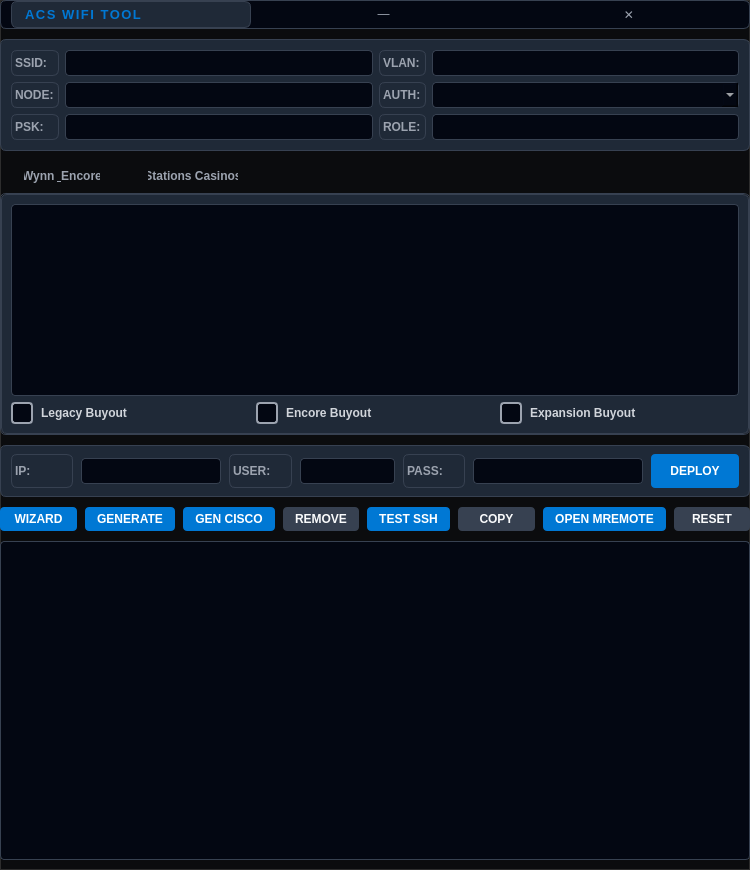
<?xml version="1.0" encoding="UTF-8"?>
<ui version="4.0">
  <class>ACS_Wynn_BuilderClass</class>
  <widget class="QMainWindow" name="ACS_Wynn_BuilderClass">
    <property name="geometry">
      <rect>
        <x>0</x>
        <y>0</y>
        <width>750</width>
        <height>870</height>
      </rect>
    </property>
    <property name="windowTitle">
      <string>ACS Wifi Tool</string>
    </property>
    <property name="styleSheet">
      <string notr="true">
        /* ========================================================
        ENTERPRISE MULTI-THEME BASE (REFINED VISIBILITY)
        ======================================================== */

        QMainWindow, QWidget#centralWidget { background-color: #0B0C0E; border: 1px solid #2D2D2D; }

        #titleBar { background-color: #030712; border-bottom: 1px solid #374151; }
        #titleLabel { color: #0078D4; font-family: 'Segoe UI Variable', 'Segoe UI'; font-size: 13px; font-weight: 700; letter-spacing: 1.5px; padding-left: 10px; }
        #titleBar QPushButton { background-color: transparent; border: none; padding: 6px 14px; color: #9CA3AF; }
        #titleBar QPushButton:hover { background-color: #374151; color: #FFFFFF; }
        #btn_close:hover { background-color: #EF4444; color: #FFFFFF; }

        QLabel { color: #9CA3AF; font-family: 'Segoe UI Variable'; font-size: 12px; font-weight: 600; background: transparent; }

        QFrame { background-color: #1F2937; border: 1px solid #374151; border-radius: 6px; }

        QLineEdit, QPlainTextEdit, QTreeWidget, QListWidget, QComboBox {
        background-color: #030712; border: 1px solid #374151; border-radius: 4px;
        color: #F9FAFB; padding: 4px 8px; font-family: 'Consolas', 'Segoe UI'; font-size: 12px;
        outline: none;
        }
        QLineEdit:focus, QPlainTextEdit:focus { border: 1px solid #0078D4; }

        /* CHECKBOX VISIBILITY */
        QCheckBox {
        color: #D1D5DB;
        font-family: 'Segoe UI';
        font-size: 12px;
        font-weight: 500;
        spacing: 8px;
        background: transparent;
        outline: none;
        }
        QCheckBox::indicator {
        width: 18px; height: 18px;
        border-radius: 4px;
        border: 2px solid #9CA3AF;
        background-color: #030712;
        }
        QCheckBox::indicator:hover {
        border: 2px solid #0078D4;
        background-color: #111827;
        }
        QCheckBox::indicator:checked {
        background-color: #0078D4;
        border: 2px solid #0078D4;
        }

        QPushButton#btn_wizard, QPushButton#btn_generate, QPushButton#btn_generate_cisco, QPushButton#btn_test_ssh, QPushButton#btn_open_mremote, QPushButton#btn_deploy {
        background-color: #0078D4; color: #FFFFFF; font-weight: 700;
        border: none; border-radius: 4px; padding: 5px 12px;
        }
        QPushButton#btn_wizard:hover, QPushButton#btn_generate:hover, QPushButton#btn_generate_cisco:hover, QPushButton#btn_test_ssh:hover, QPushButton#btn_open_mremote:hover, QPushButton#btn_deploy:hover {
        background-color: #0086F0;
        }
        QPushButton#btn_deploy:disabled, QPushButton#btn_test_ssh:disabled, QPushButton#btn_open_mremote:disabled { background-color: #374151; color: #6B7280; }

        QPushButton#btn_remove, QPushButton#btn_copy, QPushButton#btn_reset {
        background-color: #374151; color: #F9FAFB; font-weight: 600; border-radius: 4px; padding: 5px 12px;
        }
        QPushButton#btn_remove:hover { background-color: #EF4444; }

        QTabWidget::pane { border: 1px solid #374151; border-radius: 6px; background: transparent; top: 0px; }
        QTabBar::tab { background-color: transparent; color: #9CA3AF; padding: 8px 24px; font-weight: 600; border-bottom: 2px solid transparent; }

        QStatusBar { color: #60A5FA; background-color: #030712; border-top: 1px solid #374151; font-weight: 600; }
      </string>
    </property>
    <widget class="QWidget" name="centralWidget">
      <layout class="QVBoxLayout" name="mainLayout">
        <property name="spacing">
          <number>10</number>
        </property>
        <property name="leftMargin">
          <number>0</number>
        </property>
        <property name="topMargin">
          <number>0</number>
        </property>
        <property name="rightMargin">
          <number>0</number>
        </property>
        <property name="bottomMargin">
          <number>10</number>
        </property>

        <!-- TITLE BAR -->
        <item>
          <widget class="QFrame" name="titleBar">
            <property name="minimumSize">
              <size>
                <width>0</width>
                <height>0</height>
              </size>
            </property>
            <layout class="QHBoxLayout" name="horizontalLayoutTitle">
              <property name="leftMargin">
                <number>10</number>
              </property>
              <property name="topMargin">
                <number>0</number>
              </property>
              <property name="rightMargin">
                <number>0</number>
              </property>
              <property name="bottomMargin">
                <number>0</number>
              </property>
              <item>
                <widget class="QLabel" name="titleLabel">
                  <property name="text">
                    <string>ACS WIFI TOOL</string>
                  </property>
                </widget>
              </item>
              <item>
                <spacer name="horizontalSpacer">
                  <property name="orientation">
                    <enum>Qt::Horizontal</enum>
                  </property>
                </spacer>
              </item>
              <item>
                <widget class="QPushButton" name="btn_minimize">
                  <property name="text">
                    <string>—</string>
                  </property>
                </widget>
              </item>
              <item>
                <widget class="QPushButton" name="btn_close">
                  <property name="text">
                    <string>✕</string>
                  </property>
                </widget>
              </item>
            </layout>
          </widget>
        </item>

        <!-- NETWORK CARD: SSID / VLAN / NODE / AUTH / PSK / ROLE -->
        <item>
          <widget class="QFrame" name="card1">
            <layout class="QGridLayout" name="gridLayout1">
              <property name="leftMargin">
                <number>10</number>
              </property>
              <property name="topMargin">
                <number>10</number>
              </property>
              <property name="rightMargin">
                <number>10</number>
              </property>
              <property name="bottomMargin">
                <number>10</number>
              </property>
              <item row="0" column="0">
                <widget class="QLabel" name="label_ssid">
                  <property name="text">
                    <string>SSID:</string>
                  </property>
                </widget>
              </item>
              <item row="0" column="1">
                <widget class="QLineEdit" name="entry_essid"/>
              </item>
              <item row="0" column="2">
                <widget class="QLabel" name="label_vlan">
                  <property name="text">
                    <string>VLAN:</string>
                  </property>
                </widget>
              </item>
              <item row="0" column="3">
                <widget class="QLineEdit" name="entry_vlan"/>
              </item>
              <item row="1" column="0">
                <widget class="QLabel" name="label_path">
                  <property name="text">
                    <string>NODE:</string>
                  </property>
                </widget>
              </item>
              <item row="1" column="1">
                <widget class="QLineEdit" name="entry_path">
                  <property name="readOnly">
                    <bool>true</bool>
                  </property>
                </widget>
              </item>
              <item row="1" column="2">
                <widget class="QLabel" name="label_auth">
                  <property name="text">
                    <string>AUTH:</string>
                  </property>
                </widget>
              </item>
              <item row="1" column="3">
                <widget class="QComboBox" name="combo_auth"/>
              </item>
              <item row="2" column="0">
                <widget class="QLabel" name="label_psk">
                  <property name="text">
                    <string>PSK:</string>
                  </property>
                </widget>
              </item>
              <item row="2" column="1">
                <widget class="QLineEdit" name="entry_psk"/>
              </item>
              <item row="2" column="2">
                <widget class="QLabel" name="label_role">
                  <property name="text">
                    <string>ROLE:</string>
                  </property>
                </widget>
              </item>
              <item row="2" column="3">
                <widget class="QLineEdit" name="entry_role"/>
              </item>
            </layout>
          </widget>
        </item>

        <!-- SITE TABS -->
        <item>
          <widget class="QTabWidget" name="siteTabs">
            <widget class="QWidget" name="tabWynn">
              <attribute name="title">
                <string>Wynn &amp; Encore</string>
              </attribute>
              <layout class="QVBoxLayout" name="verticalLayoutWynn">
                <item>
                  <widget class="QListWidget" name="list_wynn_aps">
                    <property name="minimumSize">
                      <size>
                        <width>0</width>
                        <height>90</height>
                      </size>
                    </property>
                  </widget>
                </item>
                <item>
                  <layout class="QHBoxLayout" name="wynnCheckLayout">
                    <item>
                      <widget class="QCheckBox" name="chk_wynn_legacy">
                        <property name="text">
                          <string>Legacy Buyout</string>
                        </property>
                      </widget>
                    </item>
                    <item>
                      <widget class="QCheckBox" name="chk_encore_conv">
                        <property name="text">
                          <string>Encore Buyout</string>
                        </property>
                      </widget>
                    </item>
                    <item>
                      <widget class="QCheckBox" name="chk_wynn_exp">
                        <property name="text">
                          <string>Expansion Buyout</string>
                        </property>
                      </widget>
                    </item>
                  </layout>
                </item>
              </layout>
            </widget>
            <widget class="QWidget" name="tabStations">
              <attribute name="title">
                <string>Stations Casinos</string>
              </attribute>
              <layout class="QVBoxLayout" name="verticalLayoutStations">
                <item>
                  <widget class="QListWidget" name="list_stations_aps">
                    <property name="minimumSize">
                      <size>
                        <width>0</width>
                        <height>90</height>
                      </size>
                    </property>
                  </widget>
                </item>
                <item>
                  <layout class="QHBoxLayout" name="statCheckLayout">
                    <item>
                      <widget class="QCheckBox" name="chk_s_redrock">
                        <property name="text">
                          <string>Red Rock Buyout</string>
                        </property>
                      </widget>
                    </item>
                    <item>
                      <widget class="QCheckBox" name="chk_s_gvr">
                        <property name="text">
                          <string>GVR Buyout</string>
                        </property>
                      </widget>
                    </item>
                    <item>
                      <widget class="QCheckBox" name="chk_s_durango">
                        <property name="text">
                          <string>Durango Buyout</string>
                        </property>
                      </widget>
                    </item>
                  </layout>
                </item>
              </layout>
            </widget>
          </widget>
        </item>

        <!--
          SSH CARD — FIX (UI/UX): Restructured from a single cramped QHBoxLayout
          to a QGridLayout with two rows. Each field now has enough horizontal space
          to display its content without truncation at 750px window width.

          Row 0: [IP label] [IP field]   [USER label] [USER field]
          Row 1: [PASS label] [PASS field (colspan 1)] [DEPLOY button (colspan 1, right-aligned)]
        -->
        <item>
          <widget class="QFrame" name="card4">
            <layout class="QGridLayout" name="gridLayoutSSH">
              <property name="leftMargin">
                <number>10</number>
              </property>
              <property name="topMargin">
                <number>8</number>
              </property>
              <property name="rightMargin">
                <number>10</number>
              </property>
              <property name="bottomMargin">
                <number>8</number>
              </property>
              <property name="horizontalSpacing">
                <number>8</number>
              </property>
              <property name="verticalSpacing">
                <number>6</number>
              </property>

              <!-- Single row: IP + User + Pass + Deploy -->
              <item row="0" column="0">
                <widget class="QLabel" name="label_ip">
                  <property name="text">
                    <string>IP:</string>
                  </property>
                  <property name="minimumSize">
                    <size>
                      <width>40</width>
                      <height>0</height>
                    </size>
                  </property>
                </widget>
              </item>
              <item row="0" column="1">
                <widget class="QLineEdit" name="entry_ip">
                  <property name="maximumSize">
                    <size>
                      <width>140</width>
                      <height>16777215</height>
                    </size>
                  </property>
                </widget>
              </item>
              <item row="0" column="2">
                <widget class="QLabel" name="label_user">
                  <property name="text">
                    <string>USER:</string>
                  </property>
                  <property name="minimumSize">
                    <size>
                      <width>44</width>
                      <height>0</height>
                    </size>
                  </property>
                </widget>
              </item>
              <item row="0" column="3">
                <widget class="QLineEdit" name="entry_user">
                  <property name="maximumSize">
                    <size>
                      <width>95</width>
                      <height>16777215</height>
                    </size>
                  </property>
                </widget>
              </item>
              <item row="0" column="4">
                <widget class="QLabel" name="label_pass">
                  <property name="text">
                    <string>PASS:</string>
                  </property>
                </widget>
              </item>
              <item row="0" column="5">
                <widget class="QLineEdit" name="entry_ssh_pass">
                  <property name="maximumSize">
                    <size>
                      <width>170</width>
                      <height>16777215</height>
                    </size>
                  </property>
                  <property name="echoMode">
                    <enum>QLineEdit::Password</enum>
                  </property>
                </widget>
              </item>
              <item row="0" column="6">
                <widget class="QPushButton" name="btn_deploy">
                  <property name="minimumSize">
                    <size>
                      <width>88</width>
                      <height>34</height>
                    </size>
                  </property>
                  <property name="maximumSize">
                    <size>
                      <width>96</width>
                      <height>34</height>
                    </size>
                  </property>
                  <property name="text">
                    <string>DEPLOY</string>
                  </property>
                </widget>
              </item>
            </layout>
          </widget>
        </item>

        <!-- ACTION BUTTONS -->
        <item>
          <layout class="QHBoxLayout" name="buttonLayout">
            <property name="spacing">
              <number>8</number>
            </property>
            <item>
              <widget class="QPushButton" name="btn_wizard">
                <property name="text">
                  <string>WIZARD</string>
                </property>
              </widget>
            </item>
            <item>
              <widget class="QPushButton" name="btn_generate">
                <property name="text">
                  <string>GENERATE</string>
                </property>
              </widget>
            </item>
            <item>
              <widget class="QPushButton" name="btn_generate_cisco">
                <property name="text">
                  <string>GEN CISCO</string>
                </property>
              </widget>
            </item>
            <item>
              <widget class="QPushButton" name="btn_remove">
                <property name="text">
                  <string>REMOVE</string>
                </property>
              </widget>
            </item>
            <item>
              <widget class="QPushButton" name="btn_test_ssh">
                <property name="text">
                  <string>TEST SSH</string>
                </property>
              </widget>
            </item>
            <item>
              <widget class="QPushButton" name="btn_copy">
                <property name="text">
                  <string>COPY</string>
                </property>
              </widget>
            </item>
            <item>
              <widget class="QPushButton" name="btn_open_mremote">
                <property name="text">
                  <string>OPEN MREMOTE</string>
                </property>
              </widget>
            </item>
            <item>
              <widget class="QPushButton" name="btn_reset">
                <property name="text">
                  <string>RESET</string>
                </property>
              </widget>
            </item>
          </layout>
        </item>

        <!-- OUTPUT PANEL -->
        <item>
          <widget class="QPlainTextEdit" name="text_output">
            <property name="minimumSize">
              <size>
                <width>0</width>
                <height>100</height>
              </size>
            </property>
            <property name="sizePolicy">
              <sizepolicy hsizetype="Expanding" vsizetype="Expanding">
                <horstretch>0</horstretch>
                <verstretch>1</verstretch>
              </sizepolicy>
            </property>
          </widget>
        </item>

      </layout>
    </widget>
  </widget>
  <resources/>
  <connections/>
</ui>
